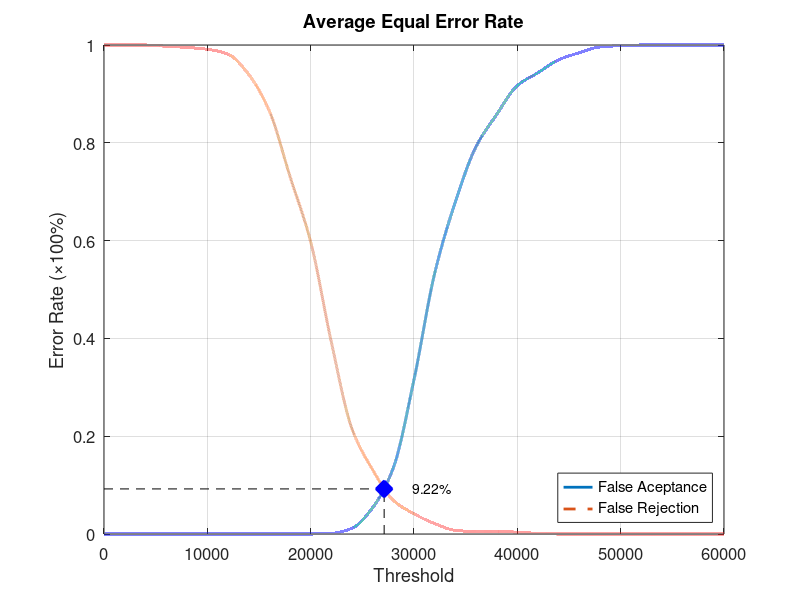
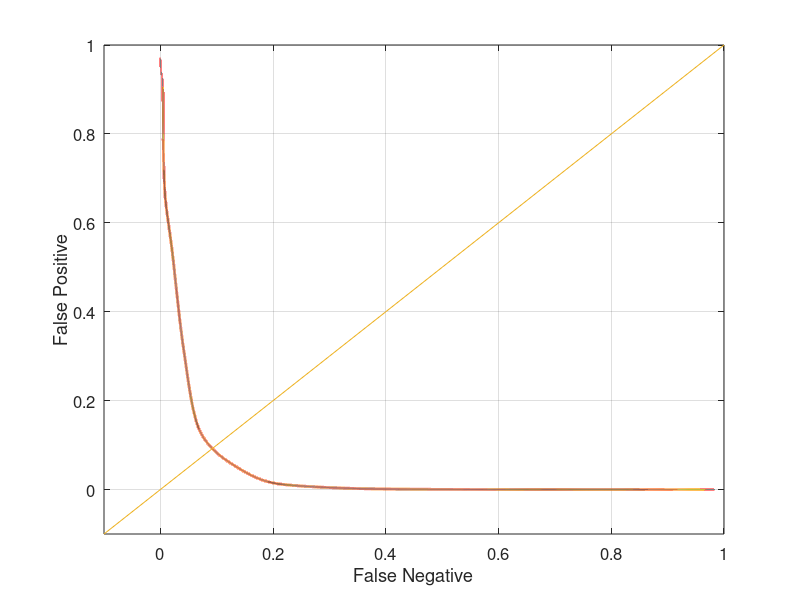

The MATLAB script that drew these images, in order:
function yEER = Experiment2Average
close all;
clear;
clc;
x = 0:2000:60000;
xq = 0:0.5:60000;

y0 = [0 0 0 0 0 0 0 0 0 0 0 0.00131579 0.0118421 0.0539474 0.135526 0.315789 0.532895 0.678947 0.792105 0.857895 0.917105 0.943421 0.969737 0.984211 0.996053 0.998684 1 1 1 1 1];
yy0 = interp1(x, y0, xq, 'pchip');
y1 = [1 1 1 0.9975 0.995 0.99125 0.98125 0.94 0.865 0.73125 0.5975 0.3925 0.215 0.13125 0.06875 0.04125 0.02125 0.0075 0.005 0.005 0.00375 0.00125 0 0 0 0 0 0 0 0 0];
yy1 = interp1(x, y1, xq, 'pchip');

% Calculating EER: 
y2 = abs(y0 - y1);
find(y2 == min(y2))
yy2 = abs(yy0 - yy1);
xEER = find(yy2 == min(yy2));
xEERIndex = xq(xEER) % X-axis EER
yEER = yy0(xEER) % Y-axis EER

main = figure
plot(xq, yy0,'-','LineWidth', 2);	hold on
plot(xq, yy1,'--','LineWidth', 2);	hold on
plot([xEERIndex xEERIndex], [0 yEER], 'k--');	hold on
plot([0 xEERIndex], [yEER yEER], 'k--');	hold on
plot(xEERIndex, yEER, 'bx', 'LineWidth', 10);	hold on
text(xEERIndex + 10 * xEERIndex / 100, yEER, [num2str(round((10000 * yEER)) / 100) '%'])
legend('False Aceptance', 'False Rejection', 'Location', 'SouthEast')
xlabel('Threshold')
ylabel('Error Rate (\times100%)')
title('Average Equal Error Rate')
set(gca, 'FontSize', 12)
axis([0 60000 0 1])
grid on

print(main, 'Experiment2AverageMain', '-dpng');
FNRxFPR = figure('Color', [1 1 1]);
plot(yy1, yy0, '-', yy1, yy0, 'LineWidth', 2);
hold on
y = -0.1:0.1:1
plot(y, y); 
set(gca, 'FontSize', 12)
xlabel('False Negative')
ylabel('False Positive')
axis([-0.1 1 -0.1 1])
set(gca, 'FontSize', 12)
grid on

print(FNRxFPR, 'Experiment2AverageFNRxFPR','-dpng');
end
